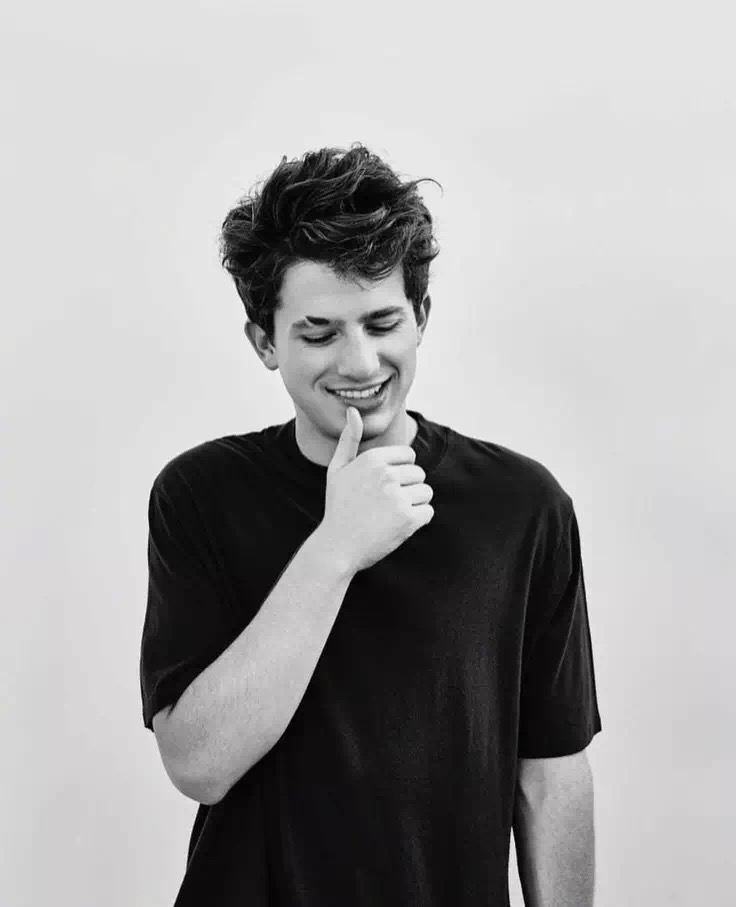
#> input picture Dictionary Learning/c.jpg, 736 x 907 px
$ jupyter execute dictionary_learning.ipynb
#> lines starting #> are read from the running program, lines starting #| are printed output that depends on the picture
[cell 1]
import matplotlib.pyplot as plt
import numpy as np
import pandas as pd
import sys
from PIL import Image
from scipy import sparse
from sklearn import linear_model

# Main Activity

Code below are functions written to perform dictionary learning.

Maybe it's best not to change them unless you know what's going on.

Use **shift + return** to run them.

[cell 2]
def proximal_gd(X, D, R_init, tau = 0.2, lam = 2, it = 100):
    """Using proximal gradient for LASSO regression
    """
    R = R_init
    for k in range(it):
        Z = R - tau * D.T @ (D @ R - X)
        R = np.sign(Z) * np.clip(np.abs(Z)-lam*tau/2.0, 0, float("inf"))
    return R

def sparse_code(X, D, R):
    """Wrapper for sparse coding.
    """
    return proximal_gd(X, D, R)

def update_dictionary(X, D, R):
    """K-svd to update the dictionary.
    """
    cols = D.shape[1]
    for k in range(cols):
        nonzero_index = np.nonzero(R[k,:])[0]
        if len(nonzero_index) == 0:
            continue
        D[:, k] = 0
        Ek = (X - np.dot(D,R))[:,nonzero_index]

        # using scipy.sparse.linalg.svds instead of np.linalg.svd
        # to compute only the first singular value instead of all of them.
        # make the code faster
        # u,s,vT = np.linalg.svd(Ek, full_matrices=False)
        # D[:, k] = u[:,0]
        # R[k, nonzero_index] = s[0] * vT[0, :]
        if min(Ek.shape) != 1:
            u,s,vT = sparse.linalg.svds(Ek, 1)
        else:
            # There would be an error using scipy.sparse.linalg.svds
            # when Ek is an vector (which is possible)
            u,s,vT = np.linalg.svd(Ek, full_matrices=False)

        D[:, k] = np.reshape(u, [-1])
        R[k, nonzero_index] = s * vT

    return D, R

[cell 3]
def dictionary_learning(X, k, sparse_method="LASSO",
                        iteration=20, tolerance=1e-6,
                        debug_level=1):
    '''
    :param X: original data
    :param k: number of atoms
    :param iteration: number of iterations
    :param tolerance: used for convergence
    :param sparse_method: "LASSO" or "OMP"
    :param debug_level: extra info printed

    :return D: Dictionary of atoms
    :return R: Sparse representation
    '''
    u, s, vT = np.linalg.svd(X)
    D = u[:, :k]
    R = np.dot(np.diag(s[0:k]), vT[0:k,:])
    if debug_level >= 1:
        print(f"Using {sparse_method} to perform sparse coding.")
    for i in range(iteration):
        if sparse_method == "LASSO":
            R = sparse_code(X,D,R)
        else:
            R = linear_model.orthogonal_mp(D, X)

        if debug_level >= 2:
            err = np.linalg.norm(X - np.dot(D,R))
            print(f"Iteration {i+1}, error is {err}, nonzero is {np.nonzero(R)[0].shape}")
        D,R = update_dictionary(X, D, R)
        err = np.linalg.norm(X - np.dot(D,R))
        if debug_level >= 2:
            print(f"Iteration {i+1}, error is {err}")
        if err < tolerance:
            break
    return D,R

### Problem 2 a)
Now we are ready to go. Let's load a picture.

[cell 4]
# read in data
im = Image.open("c.jpg").convert('L')
X = np.array(im) / 255
print(f"The size of original image is {X.shape}.")
#| The size of original image is (907, 736).
plt.imshow(X, cmap='gray')
plt.title("original image")
plt.show()

Let's try this!

(It may take a while depending on your computer.)

[cell 5]
k = 50
D,R = dictionary_learning(X, k=k)
#> in dictionary_learning, `u, s, vT = np.linalg.svd(X)`:
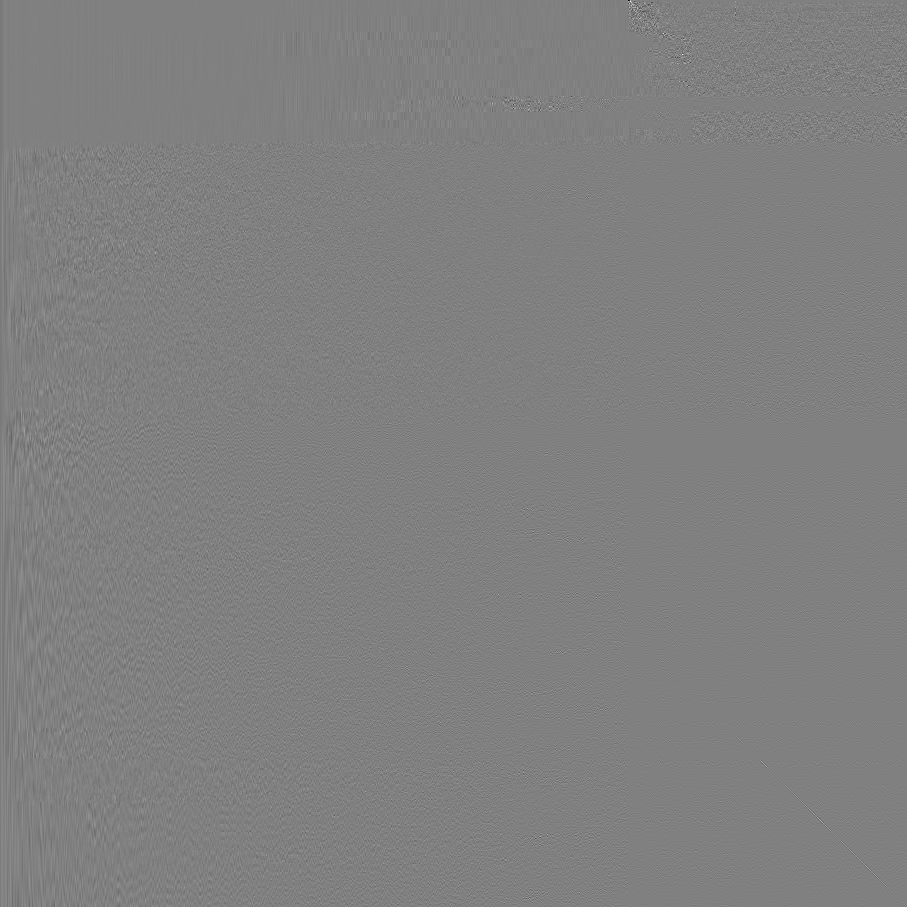
#> u: shape (907, 907) float64; min -0.788, max 0.776, mean -2.79e-05; drawn with min black and max white
#> in dictionary_learning, `u, s, vT = np.linalg.svd(X)`: s = 736 values, max 558.4 at index 0, min 5.1e-14 at index 735, mean 2.13
#> the loop in dictionary_learning, `for i in range(iteration):` made 20 passes
#> pass 1, in dictionary_learning, `D,R = update_dictionary(X, D, R)`:
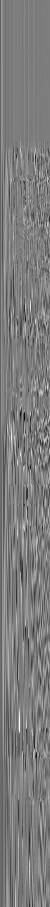
#> D: shape (907, 50) float64; min -0.198, max 0.205, mean -0.00084; drawn with min black and max white
#> pass 1, in dictionary_learning, `D,R = update_dictionary(X, D, R)`:
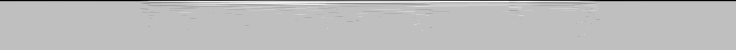
#> R: shape (50, 736) float64; min -25.64, max 8.56, mean -0.383; drawn with min black and max white
#> after the loop in dictionary_learning, `for i in range(iteration):`:
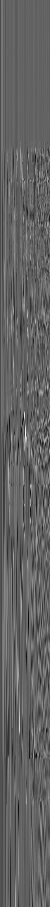
#> D: shape (907, 50) float64; min -0.172, max 0.27, mean -0.00078; drawn with min black and max white
# You can change the parameter if you want
# iteration = 20
# D,R = dictionary_learning(X, k=k, iteration=iteration)
print(f'The sparsity of R is {(np.size(R) - np.count_nonzero(R))/np.size(R)*100:.2f}%.')
#| The sparsity of R is 91.51%.

plt.subplot(121)
plt.imshow(X, cmap='gray')
plt.title('original image')
plt.subplot(122)
plt.imshow(np.dot(D,R), cmap='gray')
plt.title(f'after training (k={k})')
plt.show()
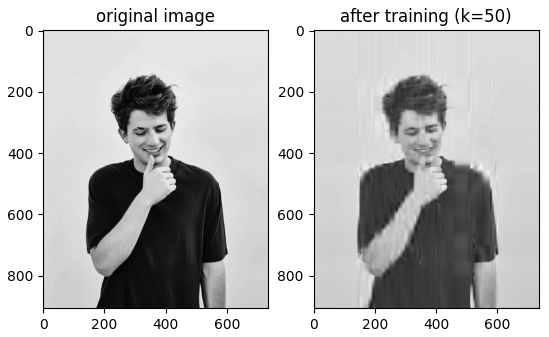
#> figure drawn by matplotlib, 2 panels

### Problem 2 b)
Now let's see why we want sparse coding by comparing the bytes needed to store the original image X as well as  dictionary D and representation R.

[cell 6]
print(f'Bytes of X is {sys.getsizeof(X)}')
#| Bytes of X is 5340544
print(f'Bytes of D is {sys.getsizeof(D)}')
#| Bytes of D is 128
print(f'Bytes of R is {sys.getsizeof(sparse.csc_matrix(R))}')
#| Bytes of R is 56

### (Optional) Try dictionary learning using OMP instead of LASSO.

[cell 7]
D_omp,R_omp = dictionary_learning(X, k=k, sparse_method="OMP")
#> call 2 of dictionary_learning, with k = 50, sparse_method = 'OMP', iteration = 20, tolerance = 1e-06, debug_level = 1
#> the loop in dictionary_learning (call 2), `for i in range(iteration):` made 20 passes
#> pass 1, in dictionary_learning (call 2), `D,R = update_dictionary(X, D, R)`:
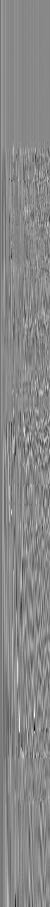
#> D: shape (907, 50) float64; min -0.273, max 0.236, mean -0.000813; drawn with min black and max white
#> pass 1, in dictionary_learning (call 2), `D,R = update_dictionary(X, D, R)`:
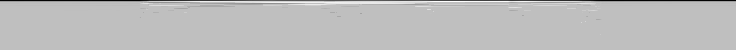
#> R: shape (50, 736) float64; min -25.63, max 8.53, mean -0.373; drawn with min black and max white
#> after the loop in dictionary_learning (call 2), `for i in range(iteration):`:
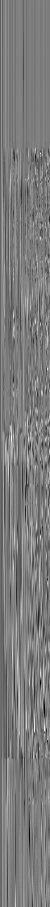
#> D: shape (907, 50) float64; min -0.191, max 0.2, mean -0.000699; drawn with min black and max white
#> after the loop in dictionary_learning (call 2), `for i in range(iteration):`:
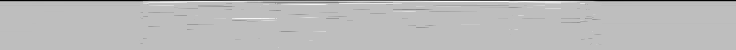
#> R: shape (50, 736) float64; min -25.64, max 8.76, mean -0.433; drawn with min black and max white
print(f'The sparsity of R is {(np.size(R_omp) - np.count_nonzero(R_omp))/np.size(R_omp)*100:.2f}%.')
#| The sparsity of R is 90.00%.

plt.subplot(121)
plt.imshow(X, cmap='gray')
plt.title('original image')
plt.subplot(122)
plt.imshow(np.dot(D_omp, R_omp), cmap='gray')
plt.title(f'after training (k={k})')
plt.show()
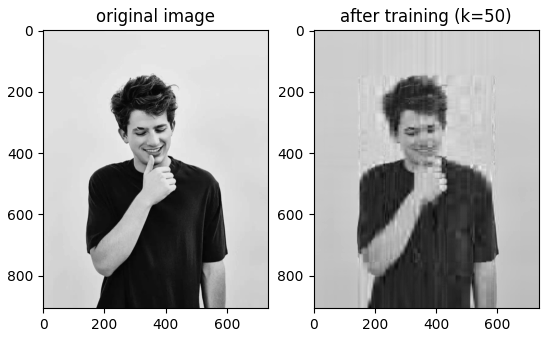
#> figure drawn by matplotlib, 2 panels
